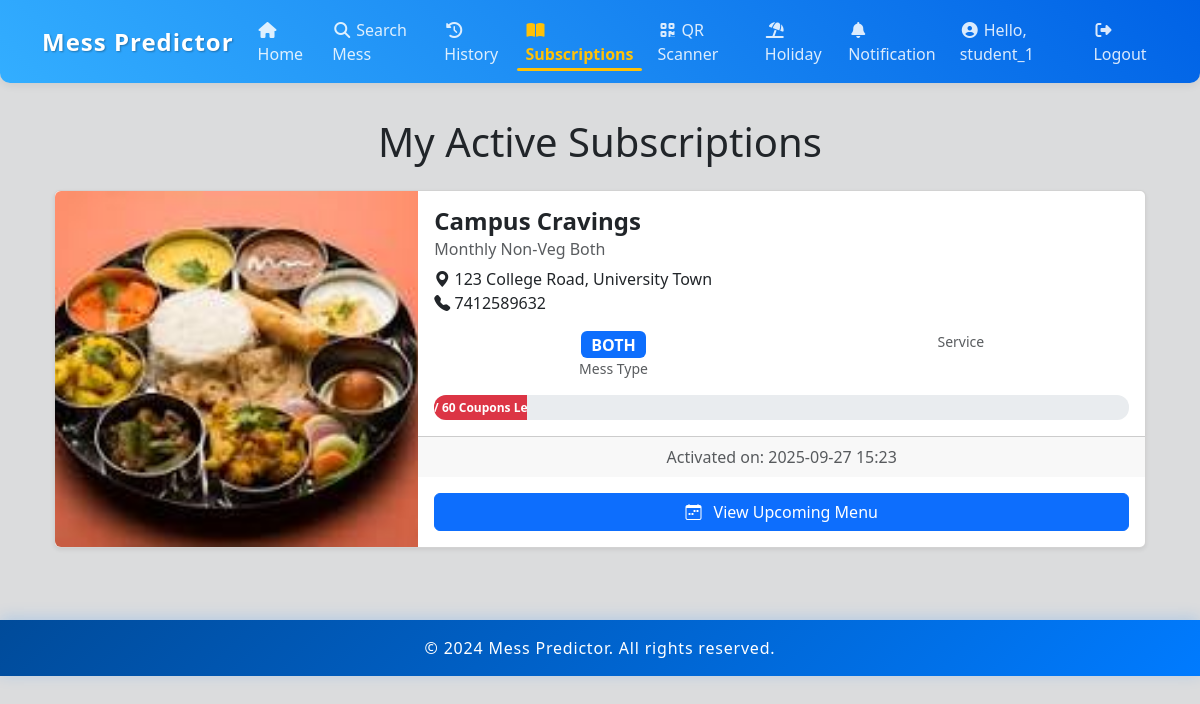
Screenshot of /student/active_subscriptions/ (signed in) with the database file from the repository.
### accounts/models.py (models this page shows, shortened)
class User(AbstractUser):
    class Role(models.TextChoices):
        STUDENT = "STUDENT", _("Student")
        PROVIDER = "PROVIDER", _("Mess Provider")
    role = models.CharField(
        max_length=20,
        choices=Role.choices,
        default=Role.STUDENT
    )
    phone = models.CharField(max_length=15, unique=True, null=True, blank=True)
    email = models.EmailField(unique=True, null=True, blank=True)
    unique_id = models.CharField(max_length=20, unique=True, editable=False, null=True, blank=True)
    is_email_verified = models.BooleanField(default=False)

class MessProviderProfile(models.Model):
    user = models.OneToOneField(User, on_delete=models.CASCADE, related_name="provider_profile")
    full_name = models.CharField(max_length=100, blank=True)
    phone_no = models.CharField(max_length=15, blank=True)
    email = models.EmailField(blank=True,null=True)
    service_type = models.CharField(max_length=20, choices=[("DINING", "Dining"), ("TIFINE", "Tiffin"), ("BOTH", "Both")], blank=True)
    mess_type = models.CharField(max_length=20, choices=[("VEG", "Veg"), ("NON-VEG", "Non-Veg"), ("BOTH", "Both")], blank=True)
    address = models.TextField(blank=True)
    lunch_start = models.TimeField(null=True, blank=True)
    lunch_end = models.TimeField(null=True, blank=True)
    dinner_start = models.TimeField(null=True, blank=True)
    dinner_end = models.TimeField(null=True, blank=True)
    mess_photo = models.ImageField(upload_to=provider_profile_photo_path, null=True, blank=True,default="providers/default.jpg")
    mess_name = models.CharField(max_length=100, blank=True)
    mess_qr = models.ImageField(upload_to=mess_qr_photo_path, null=True, blank=True)

### provider/models.py (models this page shows, shortened)
class MessPlan(models.Model):
    class PlanType(models.TextChoices):
        MONTHLY = "MONTHLY", "Monthly"
        YEARLY = "YEARLY", "Yearly"
        ONE_TIME = "ONE_TIME", "One-Time"
    class MealType(models.TextChoices):
        LUNCH = "LUNCH", "Lunch"
        DINNER = "DINNER", "Dinner"
        BOTH = "BOTH", "Lunch & Dinner"
    class ServiceType(models.TextChoices):
        DINING = "DINING", "Dining"
        TIFFIN = "TIFFIN", "Tiffin"
        BOTH = "BOTH", "Both"
    class MessType(models.TextChoices):
        VEG = "VEG", "Veg"
        NON_VEG = "NON-VEG", "Non-Veg"
        BOTH = "BOTH", "Both"
    provider = models.ForeignKey(
        settings.AUTH_USER_MODEL,
        on_delete=models.CASCADE,
        limit_choices_to={'role': 'PROVIDER'},
        related_name="mess_plans"
    )
    plan_name = models.CharField(max_length=100)
    plan_type = models.CharField(max_length=20, choices=PlanType.choices)
    meal_type = models.CharField(max_length=20, choices=MealType.choices)
    service_type = models.CharField(max_length=20, choices=ServiceType.choices)
    mess_type = models.CharField(max_length=20, choices=MessType.choices)
    coupons = models.PositiveIntegerField(help_text="Number of meals included")
    price = models.DecimalField(max_digits=8, decimal_places=2)
    description = models.TextField(blank=True)
    plan_image = models.ImageField(upload_to=plan_image_path, null=True, blank=True, default="providers/default_plan.jpg")
    created_at = models.DateTimeField(auto_now_add=True)
    updated_at = models.DateTimeField(auto_now=True)
    is_public = models.BooleanField(default=True, help_text="Check this to make the plan visible to customers.",null=True,blank=True)

### student/views.py (the view)
# urls.py: path('active_subscriptions/', views.active_subscriptions, name='active_subscriptions'),
@login_required
def active_subscriptions(request):
    student_profile = get_object_or_404(StudentProfile, user=request.user)
    active_subs = (
        ActiveSubscription.objects
        .filter(student_profile=student_profile, is_active=True)
        .select_related("mess_plan__provider__provider_profile")
    )
    subscriptions_data = []
    for sub in active_subs:
        provider_profile = getattr(sub.mess_plan.provider, "provider_profile", None)
        total = sub.total_coupons or 1  # Avoid division by zero
        percent_remaining = (sub.remaining_coupons / total) * 100
        coupon_percentage = round(percent_remaining, 2)
        if coupon_percentage < 25:
            color_class = "bg-danger"
        elif coupon_percentage < 50:
            color_class = "bg-warning"
        else:
            color_class = "bg-success"
        subscriptions_data.append({
            "mess_name": provider_profile.mess_name if provider_profile else "N/A",
            "mess_image": sub.mess_plan.plan_image,
            "phone_no": provider_profile.phone_no if provider_profile else "N/A",
            "mess_type": sub.mess_plan.mess_type,
            "service_type": sub.mess_plan.service_type,
            "address": provider_profile.address if provider_profile else "N/A",
            "activation_date": sub.activation_date.strftime("%Y-%m-%d %H:%M"),
            "remaining_coupons": sub.remaining_coupons,
            "total_coupons": sub.total_coupons,
            "plan_name": sub.mess_plan.plan_name,
            "mess_plan_id": sub.mess_plan.id,
            "provider_user_id": sub.mess_plan.provider.id,
            "coupon_percentage": round(percent_remaining, 2),
            "color_class": color_class  # 👈 Added
        })
    context = {"active_subscriptions": subscriptions_data}
    return render(request, "student/active_subscriptions.html", context)

### student/templates/student/active_subscriptions.html (shortened to what this page needs)
{% extends "bases.html" %}
{% block content %}
<div class="container py-4">
    <h1 class="mb-4 text-center">My Active Subscriptions</h1>
    {% for sub in active_subscriptions %}
    <div class="card shadow-sm mb-4">
        <div class="row g-0">
            <div class="col-md-4">
                <img src="{{ sub.mess_image.url }}" class="img-fluid rounded-start" alt="{{ sub.mess_name }}" style="height: 100%; object-fit: cover;">
            </div>
            <div class="col-md-8 d-flex flex-column">
                <div class="card-body flex-grow-1">
                    <h4 class="card-title">{{ sub.mess_name }}</h4>
                    <h6 class="card-subtitle mb-2 text-muted">{{ sub.plan_name }}</h6>
                    <p class="card-text">
                        <i class="bi bi-geo-alt-fill"></i> {{ sub.address }}<br>
                        <i class="bi bi-telephone-fill"></i> {{ sub.phone_no }}
                    </p>
                    <div class="d-flex justify-content-around text-center my-3">
                        <div>
                            <span class="badge bg-primary fs-6">{{ sub.mess_type }}</span>
                            <small class="d-block text-muted">Mess Type</small>
                        </div>
                        <div>
                            <small class="d-block text-muted">Service</small>
                        </div>
                    </div>
                    <div class="progress" aria-label="Coupon usage progress">
                        <div class="progress-bar {{ sub.color_class }}" role="progressbar"
                            style="width: 0%;" data-width="{{ sub.coupon_percentage }}"
                            aria-valuenow="{{ sub.remaining_coupons }}" aria-valuemin="0"
                            aria-valuemax="{{ sub.total_coupons }}">
                            <strong>{{ sub.remaining_coupons }} / {{ sub.total_coupons }} Coupons Left</strong>
                        </div>
                    </div>
                </div>
                <div class="card-footer text-muted text-center">
                    Activated on: {{ sub.activation_date }}
                </div>
                <div class="p-3">
                    <a href="{% url 'view_provider_menu' sub.provider_user_id %}" class="btn btn-primary w-100">
                        <i class="bi bi-calendar-week me-2"></i> View Upcoming Menu
                    </a>
                </div>
            </div>
        </div>
    </div>
    {% empty %}
    <div class="alert alert-info text-center" role="alert">
        You do not have any active subscriptions.
    </div>
    {% endfor %}
</div>
{% endblock %}

### student/templates/bases.html (shortened to what this page needs)
{% load static %}
<!DOCTYPE html>
<html lang="en">
<head>
    <link href="https://cdn.jsdelivr.net/npm/bootstrap@5.3.0/dist/css/bootstrap.min.css" rel="stylesheet">
    <link rel="stylesheet" href="https://cdn.jsdelivr.net/npm/bootstrap-icons@1.10.5/font/bootstrap-icons.css">
    <link rel="stylesheet" href="https://cdnjs.cloudflare.com/ajax/libs/font-awesome/6.4.2/css/all.min.css">
</head>
<body>
<nav class="navbar navbar-expand-lg fixed-top">
    <div class="container">
        <a class="navbar-brand" href="{% url 'student_home' %}">Mess Predictor</a>
        <div class="collapse navbar-collapse justify-content-end" id="studentNavbar">
            <ul class="navbar-nav gap-lg-2">
                {% if user.is_authenticated %}
                    <li class="nav-item">
                        <a class="nav-link {% if request.resolver_match.url_name == 'student_home' %}active{% endif %}" href="{% url 'student_home' %}"><i class="fas fa-home fa-fw me-1"></i>Home</a>
                    </li>
                    <li class="nav-item">
                        <a class="nav-link {% if request.resolver_match.url_name == 'student_search_mess' %}active{% endif %}" href="{% url 'student_search_mess' %}"><i class="fas fa-search fa-fw me-1"></i>Search Mess</a>
                    </li>
                    <li class="nav-item">
                        <a class="nav-link {% if request.resolver_match.url_name == 'my_subscriptions' %}active{% endif %}" href="{% url 'my_subscriptions' %}"><i class="fas fa-history fa-fw me-1"></i>History</a>
                    </li>
                    <li class="nav-item">
                        <a class="nav-link {% if request.resolver_match.url_name == 'active_subscriptions' %}active{% endif %}" href="{% url 'active_subscriptions' %}"><i class="fas fa-book-open fa-fw me-1"></i>Subscriptions</a>
                    </li>
                    <li class="nav-item">
                        <a class="nav-link {% if request.resolver_match.url_name == 'student_scan_page' %}active{% endif %}" href="{% url 'student_scan_page' %}"><i class="fas fa-qrcode fa-fw me-1"></i>QR Scanner</a>
                    </li>
                    <li class="nav-item">
                        <a class="nav-link {% if request.resolver_match.url_name == 'student_holiday' %}active{% endif %}" href="{% url 'student_holiday' %}"><i class="fas fa-umbrella-beach fa-fw me-1"></i>Holiday</a>
                    </li>
                    <li class="nav-item">
                        <a class="nav-link {% if request.resolver_match.url_name == 'student_notifications' %}active{% endif %}" href="{% url 'student_notifications' %}"><i class="fas fa-bell fa-fw me-1"></i>Notification</a>
                    </li>
                    <li class="nav-item">
                        <a class="nav-link {% if request.resolver_match.url_name == 'student_profile' %}active{% endif %}" href="{% url 'student_profile' %}"><i class="fas fa-user-circle fa-fw me-1"></i>Hello, {{ user.username }}</a>
                    </li>
                    <li class="nav-item">
                        <a class="nav-link" href="{% url 'logout' %}"><i class="fas fa-sign-out-alt fa-fw me-1"></i>Logout</a>
                    </li>
                {% endif %}
            </ul>
        </div>
    </div>
</nav>
<main class="container py-4">
    {% block content %}{% endblock %}
</main>
<footer class="py-3 mt-auto text-center">
    <div class="container">
        <p class="mb-0">&copy; 2024 Mess Predictor. All rights reserved.</p>
    </div>
</footer>
</body>
</html>

### student/templates/bases.html (style rules this page uses)
body { background-color: #dbdcdd; min-height: 100vh; padding-top: 70px; }
.navbar { transition: background-color 0.4s ease, box-shadow 0.4s ease; box-shadow: 0 2px 10px rgba(0,0,0,0.08); background: linear-gradient(225deg, #0062E6, #33AEFF); border-radius: 0 0 10px 10px; }
.navbar-brand { font-weight: 700; font-size: 1.5rem; letter-spacing: 1px; color: #fff !important; text-shadow: 1px 1px 2px rgba(0,0,0,0.3); user-select: none; }
.navbar-nav .nav-link { padding: 0.6rem 1rem; color: rgba(255, 255, 255, 0.85); font-weight: 500; transition: color 0.3s ease, transform 0.3s ease; position: relative; }
.navbar-nav .nav-link::after { content: ""; position: absolute; bottom: 4px; left: 0; height: 3px; width: 0; background: #FFC107; transition: width 0.3s ease; border-radius: 2px; }
.navbar-nav .nav-link:hover::after, .navbar-nav .nav-link.active::after { width: 100%; }
.navbar-nav .nav-link.active { color: #FFC107 !important; font-weight: 700; }
footer { background: linear-gradient(135deg, #004B9A, #007BFF); color: #fff; font-weight: 500; letter-spacing: 0.05rem; box-shadow: 0 -2px 15px rgba(0,123,255,0.2); }

### student/templates/student/active_subscriptions.html (style rules this page uses)
.card-title { font-weight: 700; }
.badge { font-size: 1rem; }
.progress { height: 25px; border-radius: 12px; overflow: hidden; margin-top: 1rem; }
.progress-bar { transition: width 1.2s ease-in-out; font-weight: 600; display: flex; justify-content: center; align-items: center; }

### rows the page displays
User: username "student_1"
MessProviderProfile: mess_name "Campus Cravings", address "123 College Road, University Town", phone_no "7412589632"
MessPlan: plan_name "Monthly Non-Veg Both", mess_type "BOTH"

### other values shown
{{ sub.total_coupons }} "60"
{{ sub.activation_date }} "2025-09-27 15:23"
